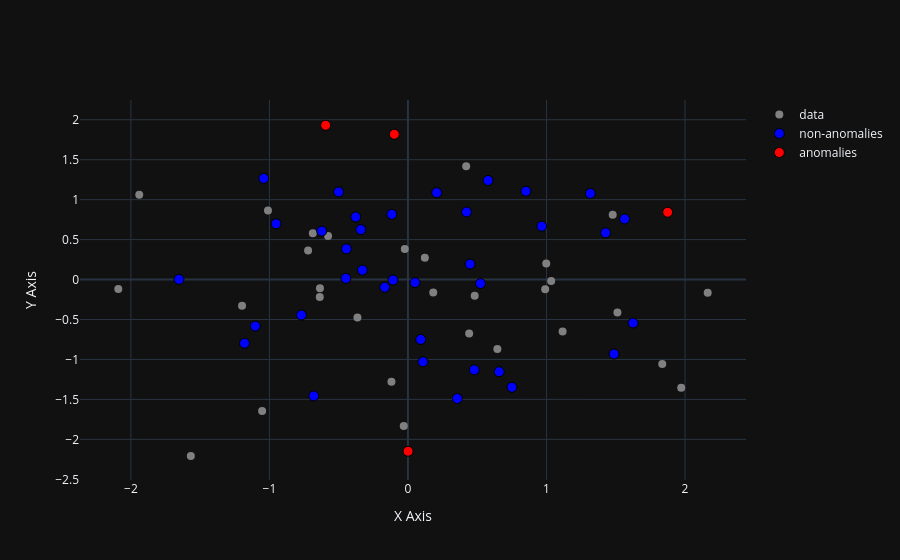

The notebook cell this image was saved under:
### Markdown cell above
Plot the original data points (in gray) and the new data points by marking the anomalous ones:

### Code cell
df0 = gnnObj.take_data()

dfClassified = gnnObj.classify(dfPoints2).take_value()
dfCombined = dfPoints2.join(dfClassified)

df1 = dfCombined[dfCombined["Label"] == True]
df2 = dfCombined[dfCombined["Label"] == False]

fig = go.Figure()

# Original data points
fig.add_trace(go.Scatter(
    x=df0['X'],
    y=df0['Y'],
    mode='markers',
    marker=dict(size=8, color='gray'),
    name='data'
))

# Non-anomaly points
fig.add_trace(go.Scatter(
    x=df1['X'],
    y=df1['Y'],
    mode='markers',
    marker=dict(size=10, color='blue', line=dict(width=1, color='black')),
    name='non-anomalies'
))

# Anomaly points
fig.add_trace(go.Scatter(
    x=df2['X'],
    y=df2['Y'],
    mode='markers',
    marker=dict(size=10, color='red', line=dict(width=1, color='black')),
    name='anomalies'
))

fig.update_layout(
    template="plotly_dark",
    xaxis_title="X Axis",
    yaxis_title="Y Axis"
)

fig.show()

### Figure 1 — Plotly figure (JSON) as saved in the notebook; plotly's stock layout.template omitted (floating-point values rounded to 4 significant figures)
{"data": [{"marker": {"color": "gray", "size": 8}, "mode": "markers", "name": "data", "type": "scatter", "x": [1.116, 1.973, 0.1218, -0.02281, 2.164, 0.4817, 1.512, -0.3648, 0.4204, -2.091, -0.721, 0.9905, 0.6456, -1.011, -1.568, 1.034, 1.836, -0.6367, -0.1191, 0.9984, -1.198, -0.6869, 1.478, -0.5766, -0.03037, 0.4417, -0.6354, -1.94, -1.053, 0.1825], "y": [-0.6515, -1.354, 0.2735, 0.3837, -0.1647, -0.2014, -0.4111, -0.4751, 1.418, -0.1199, 0.3637, -0.1213, -0.8701, 0.8637, -2.208, -0.0188, -1.057, -0.218, -1.28, 0.2014, -0.3274, 0.5788, 0.8102, 0.5452, -1.834, -0.6753, -0.1102, 1.06, -1.645, -0.1616]}, {"marker": {"color": "blue", "line": {"color": "black", "width": 1}, "size": 10}, "mode": "markers", "name": "non-anomalies", "type": "scatter", "x": [-1.18, 0.6584, 0.05086, -0.68, -0.4443, -0.1168, -0.4483, 1.487, 0.4227, -1.103, 0.3558, -0.1081, 1.625, -0.7696, -1.653, 0.2074, 0.7507, -1.041, -0.3404, 0.09235, 1.426, -0.1674, 0.4486, 1.317, -0.3773, -0.3288, 0.8515, 0.5781, 0.4785, -0.9521, 0.5237, 1.564, 0.9658, 0.1084, -0.5005, -0.6224], "y": [-0.7978, -1.153, -0.03807, -1.457, 0.3841, 0.8163, 0.01475, -0.9314, 0.8456, -0.5832, -1.489, -0.006286, -0.5435, -0.4444, 0.002073, 1.088, -1.348, 1.266, 0.6248, -0.7494, 0.5846, -0.09677, 0.1931, 1.077, 0.7836, 0.1178, 1.105, 1.24, -1.13, 0.6976, -0.04938, 0.7587, 0.667, -1.029, 1.096, 0.6062]}, {"marker": {"color": "red", "line": {"color": "black", "width": 1}, "size": 10}, "mode": "markers", "name": "anomalies", "type": "scatter", "x": [0.0008554, 1.875, -0.5944, -0.0983], "y": [-2.149, 0.8421, 1.931, 1.818]}], "layout": {"xaxis": {"title": {"text": "X Axis"}}, "yaxis": {"title": {"text": "Y Axis"}}}}
